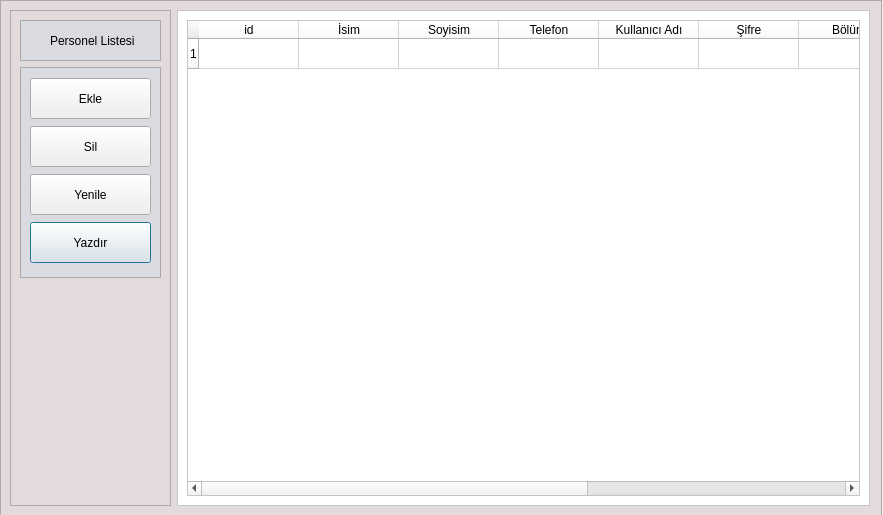
<?xml version="1.0" encoding="UTF-8"?>
<ui version="4.0">
 <class>personelkayit</class>
 <widget class="QDialog" name="personelkayit">
  <property name="geometry">
   <rect>
    <x>0</x>
    <y>0</y>
    <width>883</width>
    <height>515</height>
   </rect>
  </property>
  <property name="windowTitle">
   <string>Personel Kayıt İşlemleri</string>
  </property>
  <widget class="QFrame" name="mainFrame">
   <property name="geometry">
    <rect>
     <x>0</x>
     <y>0</y>
     <width>882</width>
     <height>516</height>
    </rect>
   </property>
   <property name="sizePolicy">
    <sizepolicy hsizetype="Minimum" vsizetype="Minimum">
     <horstretch>0</horstretch>
     <verstretch>0</verstretch>
    </sizepolicy>
   </property>
   <property name="minimumSize">
    <size>
     <width>882</width>
     <height>303</height>
    </size>
   </property>
   <property name="maximumSize">
    <size>
     <width>882</width>
     <height>16777215</height>
    </size>
   </property>
   <property name="styleSheet">
    <string notr="true">QFrame {
	background-color: rgb(227, 219, 219);
}</string>
   </property>
   <property name="frameShape">
    <enum>QFrame::StyledPanel</enum>
   </property>
   <property name="frameShadow">
    <enum>QFrame::Raised</enum>
   </property>
   <layout class="QHBoxLayout" name="horizontalLayout_2">
    <item>
     <widget class="QFrame" name="frame_4">
      <property name="sizePolicy">
       <sizepolicy hsizetype="Fixed" vsizetype="Preferred">
        <horstretch>0</horstretch>
        <verstretch>0</verstretch>
       </sizepolicy>
      </property>
      <property name="minimumSize">
       <size>
        <width>161</width>
        <height>281</height>
       </size>
      </property>
      <property name="frameShape">
       <enum>QFrame::StyledPanel</enum>
      </property>
      <property name="frameShadow">
       <enum>QFrame::Raised</enum>
      </property>
      <layout class="QVBoxLayout" name="verticalLayout_3">
       <item>
        <widget class="QFrame" name="frame_5">
         <property name="sizePolicy">
          <sizepolicy hsizetype="Fixed" vsizetype="Fixed">
           <horstretch>0</horstretch>
           <verstretch>0</verstretch>
          </sizepolicy>
         </property>
         <property name="minimumSize">
          <size>
           <width>141</width>
           <height>41</height>
          </size>
         </property>
         <property name="styleSheet">
          <string notr="true">QFrame {
	background-color: rgb(217, 219, 224);
}</string>
         </property>
         <property name="frameShape">
          <enum>QFrame::StyledPanel</enum>
         </property>
         <property name="frameShadow">
          <enum>QFrame::Raised</enum>
         </property>
         <widget class="QLabel" name="label_2">
          <property name="geometry">
           <rect>
            <x>30</x>
            <y>10</y>
            <width>101</width>
            <height>21</height>
           </rect>
          </property>
          <property name="sizePolicy">
           <sizepolicy hsizetype="Fixed" vsizetype="Fixed">
            <horstretch>0</horstretch>
            <verstretch>0</verstretch>
           </sizepolicy>
          </property>
          <property name="minimumSize">
           <size>
            <width>81</width>
            <height>21</height>
           </size>
          </property>
          <property name="styleSheet">
           <string notr="true"/>
          </property>
          <property name="text">
           <string>Personel Listesi</string>
          </property>
         </widget>
        </widget>
       </item>
       <item>
        <widget class="QFrame" name="frame_6">
         <property name="sizePolicy">
          <sizepolicy hsizetype="Fixed" vsizetype="Fixed">
           <horstretch>0</horstretch>
           <verstretch>0</verstretch>
          </sizepolicy>
         </property>
         <property name="minimumSize">
          <size>
           <width>141</width>
           <height>211</height>
          </size>
         </property>
         <property name="styleSheet">
          <string notr="true">QFrame {
	background-color: rgb(217, 219, 224);
}</string>
         </property>
         <property name="frameShape">
          <enum>QFrame::StyledPanel</enum>
         </property>
         <property name="frameShadow">
          <enum>QFrame::Raised</enum>
         </property>
         <layout class="QGridLayout" name="gridLayout_2">
          <item row="3" column="0">
           <widget class="QPushButton" name="pushButton_5">
            <property name="sizePolicy">
             <sizepolicy hsizetype="Fixed" vsizetype="Fixed">
              <horstretch>0</horstretch>
              <verstretch>0</verstretch>
             </sizepolicy>
            </property>
            <property name="minimumSize">
             <size>
              <width>121</width>
              <height>41</height>
             </size>
            </property>
            <property name="text">
             <string>Yazdır</string>
            </property>
           </widget>
          </item>
          <item row="1" column="0">
           <widget class="QPushButton" name="pushButton_6">
            <property name="sizePolicy">
             <sizepolicy hsizetype="Fixed" vsizetype="Fixed">
              <horstretch>0</horstretch>
              <verstretch>0</verstretch>
             </sizepolicy>
            </property>
            <property name="minimumSize">
             <size>
              <width>121</width>
              <height>41</height>
             </size>
            </property>
            <property name="text">
             <string>Sil</string>
            </property>
           </widget>
          </item>
          <item row="2" column="0">
           <widget class="QPushButton" name="pushButton_7">
            <property name="sizePolicy">
             <sizepolicy hsizetype="Fixed" vsizetype="Fixed">
              <horstretch>0</horstretch>
              <verstretch>0</verstretch>
             </sizepolicy>
            </property>
            <property name="minimumSize">
             <size>
              <width>121</width>
              <height>41</height>
             </size>
            </property>
            <property name="text">
             <string>Yenile</string>
            </property>
           </widget>
          </item>
          <item row="0" column="0">
           <widget class="QPushButton" name="pushButton_8">
            <property name="sizePolicy">
             <sizepolicy hsizetype="Fixed" vsizetype="Fixed">
              <horstretch>0</horstretch>
              <verstretch>0</verstretch>
             </sizepolicy>
            </property>
            <property name="minimumSize">
             <size>
              <width>121</width>
              <height>41</height>
             </size>
            </property>
            <property name="text">
             <string>Ekle</string>
            </property>
           </widget>
          </item>
         </layout>
        </widget>
       </item>
       <item>
        <spacer name="verticalSpacer_2">
         <property name="orientation">
          <enum>Qt::Vertical</enum>
         </property>
         <property name="sizeHint" stdset="0">
          <size>
           <width>20</width>
           <height>40</height>
          </size>
         </property>
        </spacer>
       </item>
      </layout>
     </widget>
    </item>
    <item>
     <layout class="QVBoxLayout" name="verticalLayout_4">
      <property name="sizeConstraint">
       <enum>QLayout::SetFixedSize</enum>
      </property>
      <item>
       <widget class="QFrame" name="frame_7">
        <property name="sizePolicy">
         <sizepolicy hsizetype="Preferred" vsizetype="Preferred">
          <horstretch>0</horstretch>
          <verstretch>0</verstretch>
         </sizepolicy>
        </property>
        <property name="minimumSize">
         <size>
          <width>693</width>
          <height>251</height>
         </size>
        </property>
        <property name="maximumSize">
         <size>
          <width>693</width>
          <height>16777215</height>
         </size>
        </property>
        <property name="styleSheet">
         <string notr="true">QFrame {
	background-color: rgb(255, 255, 255);
}</string>
        </property>
        <property name="frameShape">
         <enum>QFrame::StyledPanel</enum>
        </property>
        <property name="frameShadow">
         <enum>QFrame::Raised</enum>
        </property>
        <layout class="QGridLayout" name="gridLayout_4">
         <item row="0" column="0">
          <widget class="QTableWidget" name="table">
           <property name="sizePolicy">
            <sizepolicy hsizetype="Preferred" vsizetype="Preferred">
             <horstretch>0</horstretch>
             <verstretch>0</verstretch>
            </sizepolicy>
           </property>
           <property name="minimumSize">
            <size>
             <width>673</width>
             <height>231</height>
            </size>
           </property>
           <property name="maximumSize">
            <size>
             <width>673</width>
             <height>16777215</height>
            </size>
           </property>
           <property name="dragDropMode">
            <enum>QAbstractItemView::NoDragDrop</enum>
           </property>
           <property name="defaultDropAction">
            <enum>Qt::IgnoreAction</enum>
           </property>
           <property name="alternatingRowColors">
            <bool>true</bool>
           </property>
           <property name="selectionMode">
            <enum>QAbstractItemView::SingleSelection</enum>
           </property>
           <property name="selectionBehavior">
            <enum>QAbstractItemView::SelectItems</enum>
           </property>
           <property name="columnCount">
            <number>10</number>
           </property>
           <row>
            <property name="text">
             <string>1</string>
            </property>
           </row>
           <column>
            <property name="text">
             <string>id</string>
            </property>
           </column>
           <column>
            <property name="text">
             <string>İsim</string>
            </property>
           </column>
           <column>
            <property name="text">
             <string>Soyisim</string>
            </property>
           </column>
           <column>
            <property name="text">
             <string>Telefon</string>
            </property>
           </column>
           <column>
            <property name="text">
             <string>Kullanıcı Adı</string>
            </property>
           </column>
           <column>
            <property name="text">
             <string>Şifre</string>
            </property>
           </column>
           <column>
            <property name="text">
             <string>Bölüm</string>
            </property>
           </column>
           <column>
            <property name="text">
             <string>İşlem Tarihi</string>
            </property>
           </column>
           <column>
            <property name="text">
             <string>İşlem Saati</string>
            </property>
           </column>
           <column>
            <property name="text">
             <string/>
            </property>
           </column>
          </widget>
         </item>
        </layout>
       </widget>
      </item>
     </layout>
    </item>
   </layout>
  </widget>
 </widget>
 <tabstops>
  <tabstop>pushButton_8</tabstop>
  <tabstop>pushButton_6</tabstop>
  <tabstop>pushButton_7</tabstop>
  <tabstop>pushButton_5</tabstop>
  <tabstop>table</tabstop>
 </tabstops>
 <resources/>
 <connections/>
</ui>
